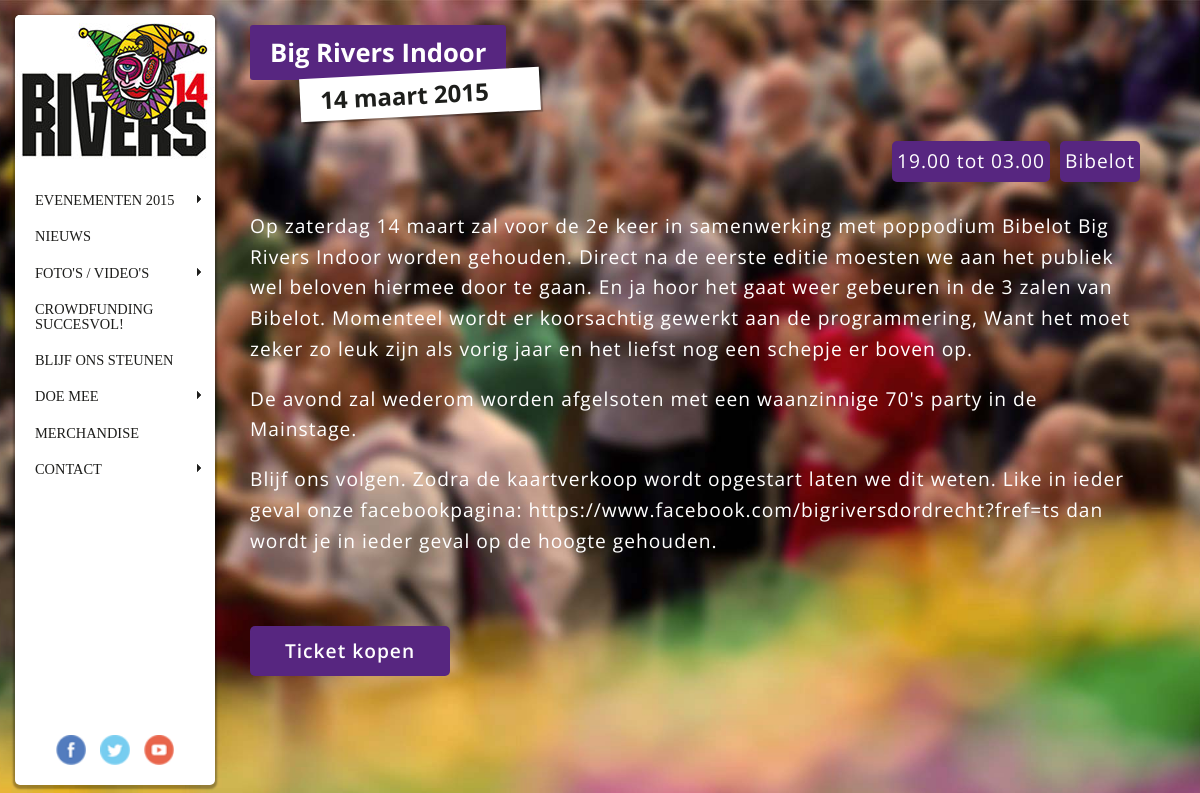
/event.php?eid=40, run on the app's committed database.
### tables this page shows
CREATE TABLE IF NOT EXISTS `event` (
`id` int(255) NOT NULL,
  `title` varchar(255) NOT NULL,
  `short_description` varchar(500) NOT NULL,
  `description` varchar(5000) NOT NULL,
  `image` varchar(255) NOT NULL,
  `start` varchar(100) NOT NULL,
  `end` varchar(100) NOT NULL,
  `date` int(11) NOT NULL,
  `event_date` varchar(20) NOT NULL,
  `display_date` varchar(255) NOT NULL,
  `price` varchar(255) NOT NULL,
  `ticket` int(1) NOT NULL COMMENT 'Option iif event needs tickets 1 is true 0 is false',
  `location` varchar(255) NOT NULL,
  `status` int(1) NOT NULL DEFAULT '1',
  `created` int(11) NOT NULL,
  `modified` int(11) NOT NULL,
  `author` varchar(255) NOT NULL
);

### event.php (the view, shortened to what this page needs)
<?php
require_once('inc/cxn.php');
if(isset($_GET['eid'])) {
	$eid = $_GET['eid'];
	if($stmt = $con->prepare('SELECT id, title, description, display_date, start, end, price, ticket, location
		FROM event
		WHERE id = ?')) {
		$stmt->bind_param('i', $eid);
		$stmt->execute();
		$stmt->store_result();
		$stmt->bind_result($id, $title, $description, $date, $start, $end, $price, $ticket, $location);
	} else {
		echo $con->error;
	}
}
else
{
	header("location: index.php");
}
require('inc/html.php'); ?>
<body>
	<?php include('inc/menu.php'); ?>
<div id="wrapper">
<div id="container">
<div id="content">
	<div id="title">
		<h1><?php echo $title; ?></h1>
		<?php if($date != ''){?><h2><?php echo $date; ?></h2><?php } ?>
	</div>
	<div class="content">
		<div id="info">
		<?php if($location != '') {?>
				<span class="tag"><?php echo $location; ?></span>
		<?php }?>
		<?php if($start != '') {?>
				<span class="tag"><?php echo $start; if($end != '') { echo " tot ".$end;} ?></span>
		<?php }?>
		</div>
		<div class="description">
		<?php echo $description; ?>
		</div>
		<?php if($ticket != '') {?>
		<div class="ticket-btn">
			<a href="tickets.php">Ticket kopen</a>
		</div>
		<?php }?>
	</div>
		</div>
	</div>
</div>
</body>
</html>

### css/style.css (style rules this page uses)
html { font-family: 'Open Sans', sans-serif, calibri; background: url(../img/background.jpg) no-repeat center center fixed; background-size: cover; }
body { margin: 0; padding: 0; }
@media only screen and (min-width: 768px) { #wrapper { position: relative; z-index: 10; top: 0; left: 0; width: 100%; height: 100%; } }
@media only screen and (min-width: 768px) { #container { position: relative; top: 15px; bottom: 15px; left: 250px; width: 75%; height: auto; min-height: 768px; z-index: 0; } }
@media only screen and (min-width: 768px) { #content { max-width: 1000px; min-height: 100%; } }
@media only screen and (min-width: 768px) { #content .content { float: left; width: 100%; margin: 25px 0 25px 0; line-height: 1.6em; letter-spacing: 1px; font-size: 1.2em; color: #fff; } }
@media only screen and (min-width: 768px) { #content a { color: #ffa70a; font-weight: 600; text-decoration: none; } }
@media only screen and (min-width: 768px) { #info { float: left; width: 100%; margin-bottom: 10px; } }
@media only screen and (min-width: 768px) { #info span.tag { display: block; float: right; margin-right: 10px; padding: 5px; background-color: #572680; color: #fff; border-radius: 5px; } }
@media only screen and (min-width: 768px) { .ticket-btn a { display: block; float: left; width: 200px; height: 50px; border-radius: 5px; text-align: center; line-height: 50px; color: #fff !important; background-color: #572680; } }
@media only screen and (min-width: 768px) { #title { position: relative; float: left; width: 100%; padding-top: 10px; } }
@media only screen and (min-width: 768px) { #title h1 { float: left; clear: both; margin: 0; padding: 10px 20px 10px 20px; font-size: 1.6em; color: #fff; background-color: #572680; border-radius: 3px; } }
@media only screen and (min-width: 768px) { #title h2 { float: left; clear: both; min-width: 200px; margin: 0; margin-left: 50px; margin-top: -7px; padding: 5px 20px 5px 20px; color: #1d1e1b; background-color: #fff; transform:rotate(-3deg); -webkit-transform:rotate(-3deg); box-shadow: 2px 2px 1px rgba(0, 0, 0, 0.3); } }
@media only screen and (min-width: 768px) { #content .description { float: left; } }

### data on the page
event: title "Big Rivers Indoor", display_date "14 maart 2015", location "Bibelot", start "19.00", end "03.00", description "Op zaterdag 14 maart zal voor de 2e keer in samenwerking met poppodium Bibelot Big Rivers Indoor worden gehouden. Direct na de eerste editie moesten we aan het publiek wel beloven hiermee door te gaan. En ja hoor het gaat weer gebeuren in de 3 zalen van Bibelot. Momenteel wordt er koorsachtig gewerkt aan de programmering, Want het moet zeker zo leuk zijn als vorig jaar en het liefst nog een schepje er boven op. De avond zal wederom worden afgelsoten met een waanzinnige 70's party in de Mainstage. Blijf ons volgen. Zodra de kaartverkoop wordt opgestart laten we dit weten. Like in ieder geval onze facebookpagina: https://www.facebook.com/bigriversdordrecht?fref=ts dan wordt je in ieder geval…"
